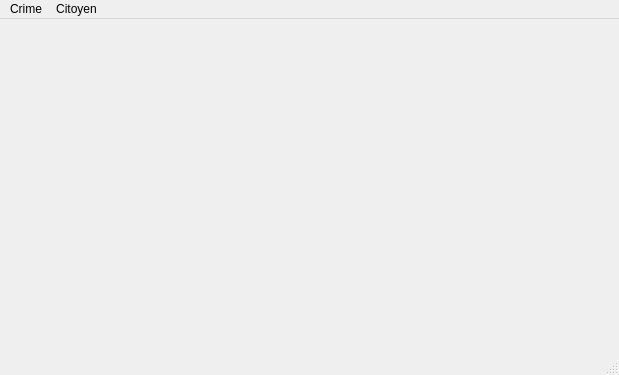
<?xml version="1.0" encoding="UTF-8"?>
<ui version="4.0">
 <class>MainWindow</class>
 <widget class="QMainWindow" name="MainWindow">
  <property name="geometry">
   <rect>
    <x>0</x>
    <y>0</y>
    <width>619</width>
    <height>375</height>
   </rect>
  </property>
  <property name="windowTitle">
   <string>Smart Police Station</string>
  </property>
  <widget class="QWidget" name="centralwidget"/>
  <widget class="QMenuBar" name="menubar">
   <property name="geometry">
    <rect>
     <x>0</x>
     <y>0</y>
     <width>619</width>
     <height>21</height>
    </rect>
   </property>
   <widget class="QMenu" name="menuCrime">
    <property name="title">
     <string>Crime</string>
    </property>
    <addaction name="actionCrime"/>
   </widget>
   <widget class="QMenu" name="menuCitoyen">
    <property name="title">
     <string>Citoyen</string>
    </property>
    <addaction name="actionCitoyen"/>
   </widget>
   <addaction name="menuCrime"/>
   <addaction name="menuCitoyen"/>
  </widget>
  <widget class="QStatusBar" name="statusbar"/>
  <action name="actionCrime">
   <property name="text">
    <string>Crime</string>
   </property>
   <property name="shortcut">
    <string>Ctrl+R</string>
   </property>
  </action>
  <action name="actionCitoyen">
   <property name="text">
    <string>Citoyen</string>
   </property>
   <property name="shortcut">
    <string>Ctrl+T</string>
   </property>
  </action>
 </widget>
 <resources/>
 <connections/>
</ui>
